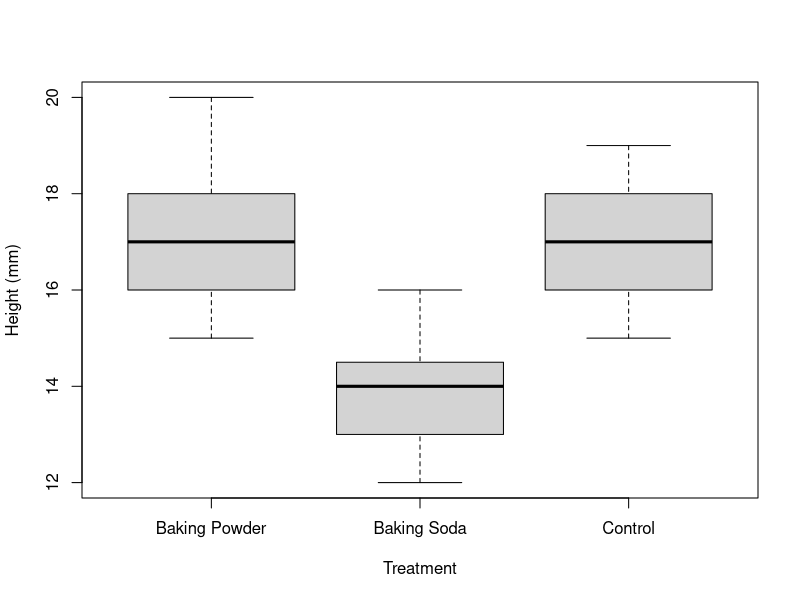
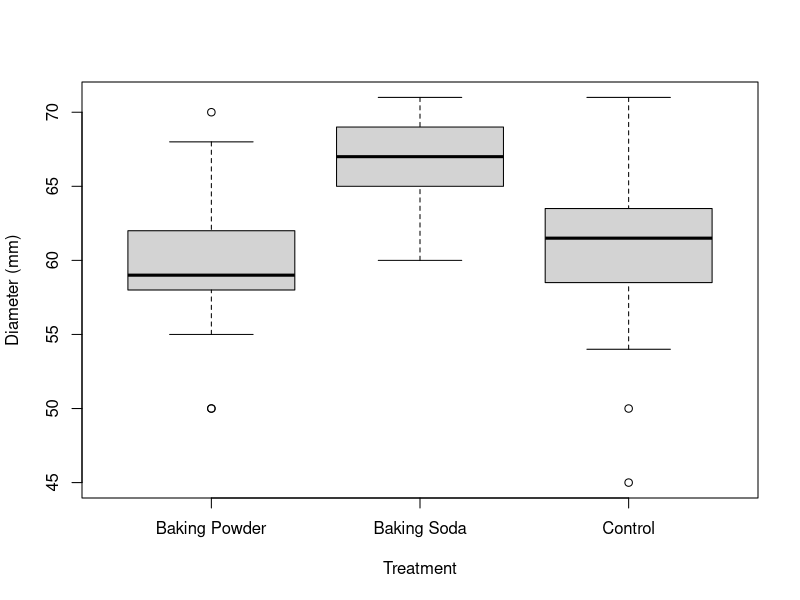

The R script that drew these images, in order:
## ---- chunk 1
cookies = read.csv('Cookie data.csv')
colnames(cookies) = c("Treatments","Height","Diameter")
Treatment <- as.factor(cookies$Treatment)

## ---- chunk 2
mean(cookies$Height[cookies$Treatment == 'Baking Soda'])
mean(cookies$Diameter[cookies$Treatment == 'Baking Soda'])

## ---- chunk 3
mean(cookies$Height[cookies$Treatment == 'Baking Powder'])
mean(cookies$Diameter[cookies$Treatment == 'Baking Powder'])
## ---- chunk 4
mean(cookies$Height[cookies$Treatment == 'Control'])
mean(cookies$Diameter[cookies$Treatment == 'Control'])
## ---- chunk 5
factor(cookies$Treatment)
png("height_boxplot.png", width = 400, height = 400)
boxplot(Height ~ Treatment, data = cookies, ylab = "Height (mm)")
dev.off()
png("diameter_boxplot.png", width = 400, height = 400)
boxplot(Diameter ~ Treatment, data = cookies,  ylab = 'Diameter (mm)')
dev.off()
## ---- chunk 6
diameter_model = aov(Diameter ~ Treatment, data = cookies)
summary(diameter_model)
## ---- chunk 7
height_model = aov(Diameter ~ Treatment, data = cookies)
summary(height_model)
## ---- chunk 8

## ---- chunk 9
pairwise.t.test(x = cookies$Diameter, g = Treatment, p.adjust.method = 'bonferroni')
## ---- chunk 10
pairwise.t.test(x = cookies$Height, g = Treatment, p.adjust.method = 'bonferroni')
